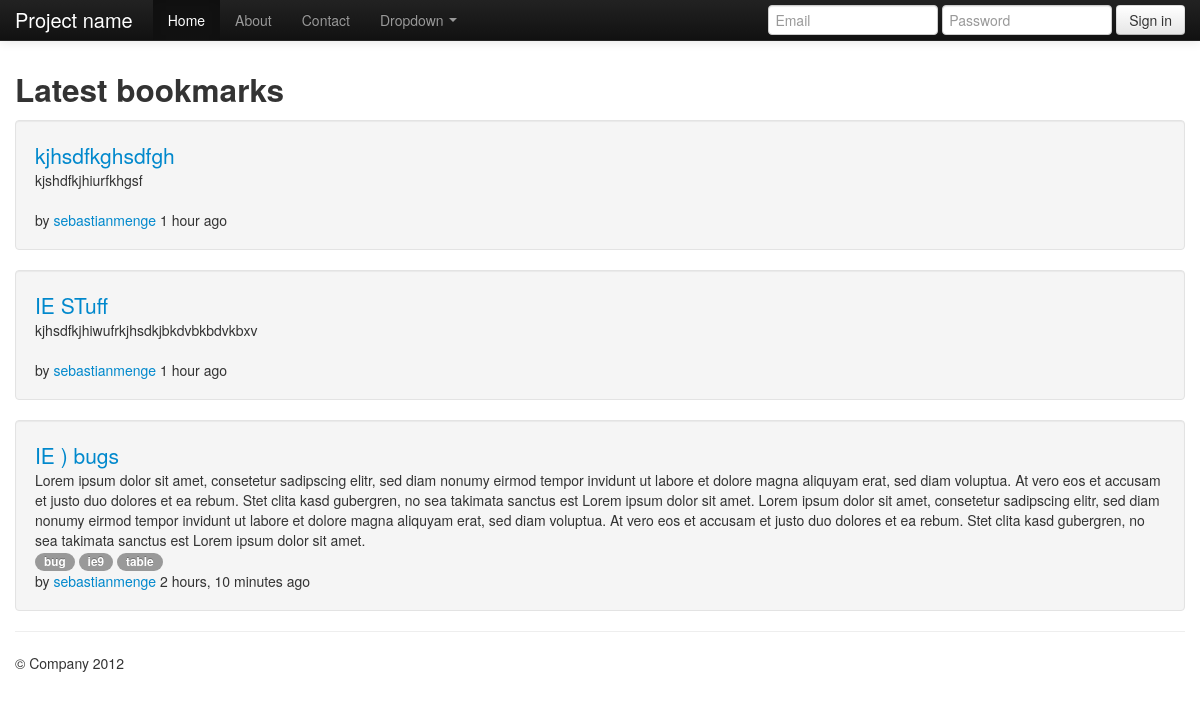
The page / on the database its author committed.
### marcador/models.py (models this page shows, shortened)
class Bookmark(models.Model):
    url = models.URLField()
    title = models.CharField(u'title', max_length=255)
    description = models.TextField(u'description', blank=True)
    is_public = models.BooleanField(u'public', default=True)
    date_created = models.DateTimeField(u'date created')
    date_updated = models.DateTimeField(u'date updated')
    owner = models.ForeignKey(User, verbose_name=u'owner', related_name='bookmarks')
    tags = models.ManyToManyField(Tag, blank=True)
    objects = models.Manager()
    public = PublicBookmarkManager()
    class Meta:
        verbose_name = u'bookmark'
        verbose_name_plural = u'bookmarks'
        ordering = ['-date_created']

class Tag(models.Model):
    name = models.CharField(max_length=50, unique=True)
    class Meta:
        verbose_name = u'tag'
        verbose_name_plural = u'tags'
        ordering = ['name']
    def __unicode__(self):
        return self.name

### marcador/views.py (the view)
# urls.py: url(r'^$', 'bookmark_list', name='marcador_bookmark_list'),
def bookmark_list(request):
    bookmarks = Bookmark.public.all()
    context = {'bookmarks': bookmarks}
    return render(request, 'marcador/bookmark_list.html', context)

### marcador/templates/marcador/bookmark_list.html (shortened to what this page needs)
{% extends "base.html" %}
{% block heading %}
<h2>Latest bookmarks</h2>
{% endblock %}
{% block content %}
<ul class="unstyled">
{% for bookmark in bookmarks %}
    <li class="well">{% include "marcador/bookmark.html" %}</li>
{% empty %}
    <li>No bookmarks. :(</li>
{% endfor %}
</ul>
{% endblock %}

### templates/base.html (shortened to what this page needs)
{% load static %}
<!DOCTYPE html>
 <html class="no-js">
    <head>
        <link rel="stylesheet" href="{% static "css/bootstrap.min.css" %}">
        <link rel="stylesheet" href="{% static "css/bootstrap-responsive.min.css" %}">
        <link rel="stylesheet" href="{% static "css/main.css" %}">
    </head>
    <body>
        <div class="navbar navbar-inverse navbar-fixed-top">
            <div class="navbar-inner">
                <div class="container">
                    <a class="brand" href="#">Project name</a>
                    <div class="nav-collapse collapse">
                        <ul class="nav">
                            <li class="active"><a href="#">Home</a></li>
                            <li><a href="#about">About</a></li>
                            <li><a href="#contact">Contact</a></li>
                            <li class="dropdown">
                                <a href="#" class="dropdown-toggle" data-toggle="dropdown">Dropdown <b class="caret"></b></a>
                            </li>
                        </ul>
                        <form class="navbar-form pull-right">
                            <input class="span2" type="text" placeholder="Email">
                            <input class="span2" type="password" placeholder="Password">
                            <button type="submit" class="btn">Sign in</button>
                        </form>
                    </div>
                </div>
            </div>
        </div>
        <div class="container">
            <div>
                {% block heading %}{% endblock %}
            </div>
            <div>
                {% block content %}{% endblock %}
            </div>
            <hr>
            <footer>
                <p>&copy; Company 2012</p>
            </footer>
        </div>
    </body>
</html>

### marcador/templates/marcador/bookmark.html
<a class="lead" href="{{ bookmark.url }}">{{ bookmark.title }}</a>
{% if bookmark.description %}
    <br>{{ bookmark.description|linebreaksbr }}
{% endif %}
{% if not bookmark.is_public %}
    <br><span class="badge badge-important">Private</span>
{% else %}
    <br>
{% endif %}
{% if bookmark.tags.count %}
    {% for tag in bookmark.tags.all %}<span class="badge">{{ tag }}</span>&nbsp;{% endfor %}
{% endif %}
<br>by <a href="{% url "marcador_bookmark_user" bookmark.owner.username %}">{{ bookmark.owner.username }}</a>
{{ bookmark.date_created|timesince }} ago

### templates/base.html (style rules this page uses)
body { padding-top: 60px; padding-bottom: 40px; }

### rows shown on the page
Bookmark: title "kjhsdfkghsdfgh", description "kjshdfkjhiurfkhgsf", owner.username "sebastianmenge", date_created "1 hour"
Bookmark: title "IE STuff", description "kjhsdfkjhiwufrkjhsdkjbkdvbkbdvkbxv", owner.username "sebastianmenge", date_created "1 hour"
Bookmark: title "IE ) bugs", description "Lorem ipsum dolor sit amet, consetetur sadipscing elitr, sed diam nonumy eirmod tempor invidunt ut labore et dolore magna aliquyam erat, sed diam voluptua. At vero eos et accusam et justo duo dolores et ea rebum. Stet clita kasd gubergren, no sea takimata sanctus est Lorem ipsum dolor sit amet. Lorem ipsum dolor sit amet, consetetur sadipscing elitr, sed diam nonumy eirmod tempor invidunt ut labore et dolore magna aliquyam erat, sed diam voluptua. At vero eos et accusam et justo duo dolores et ea rebum. Stet clita kasd gubergren, no sea takimata sanctus est Lorem ipsum dolor sit amet.", owner.username "sebastianmenge", date_created "2 hours, 10 minutes"
Tag: name "bug"
Tag: name "ie9"
Tag: name "table"
